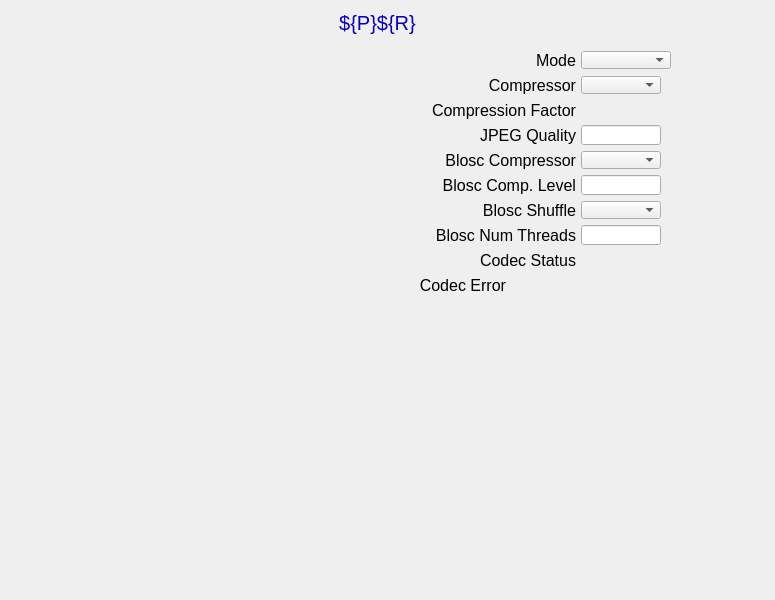
<?xml version="1.0" ?>
<ui version="4.0">
  <class>Dialog</class>
  <widget class="PyDMFrame" name="screen">
    <property name="geometry">
      <rect>
        <x>330</x>
        <y>189</y>
        <width>775</width>
        <height>600</height>
      </rect>
    </property>
    <property name="minimumSize">
      <size>
        <width>775</width>
        <height>600</height>
      </size>
    </property>
    <property name="styleSheet">
      <string notr="true">PyDMFrame#screen {
  color: rgb(0, 0, 0);
  background-color: rgb(187, 187, 187);
  }</string>
    </property>
    <property name="windowTitle">
      <string>NDCodec</string>
    </property>
    <layout class="QGridLayout" name="gridLayout" columnstretch="5,380,5,6,10,10,30,10,20,30,5,25,40,5,80,5,5,5,79,11,4,5" rowstretch="9,1,25,5,10,1,18,1,5,1,18,1,5,1,18,1,5,1,18,1,5,1,18,1,5,1,18,1,5,1,18,1,5,1,18,1,5,1,18,1,5,3,14,3,5,295,5">
      <property name="leftMargin">
        <number>0</number>
      </property>
      <property name="topMargin">
        <number>0</number>
      </property>
      <property name="rightMargin">
        <number>0</number>
      </property>
      <property name="bottomMargin">
        <number>0</number>
      </property>
      <property name="horizontalSpacing">
        <number>0</number>
      </property>
      <property name="verticalSpacing">
        <number>0</number>
      </property>
      <item row="1" column="0" rowspan="2" colspan="19">
        <widget class="PyDMDrawingRectangle" name="rectangle">
          <property name="geometry">
            <rect>
              <x>0</x>
              <y>9</y>
              <width>755</width>
              <height>26</height>
            </rect>
          </property>
          <property name="sizePolicy">
            <sizepolicy hsizetype="Ignored" vsizetype="Ignored">
              <horstretch>0</horstretch>
              <verstretch>0</verstretch>
            </sizepolicy>
          </property>
          <property name="brush" stdset="0">
            <brush brushstyle="SolidPattern">
              <color alpha="255">
                <red>218</red>
                <green>218</green>
                <blue>218</blue>
              </color>
            </brush>
          </property>
          <property name="penStyle" stdset="0">
            <enum>Qt::SolidLine</enum>
          </property>
          <property name="penColor" stdset="0">
            <color>
              <red>218</red>
              <green>218</green>
              <blue>218</blue>
            </color>
          </property>
          <property name="penWidth" stdset="0">
            <double>0</double>
          </property>
          <property name="penCapStyle" stdset="0">
            <enum>Qt::FlatCap</enum>
          </property>
          <property name="toolTip">
            <string>rectangle</string>
          </property>
        </widget>
      </item>
      <item row="2" column="0" colspan="19">
        <widget class="QLabel" name="text">
          <property name="geometry">
            <rect>
              <x>0</x>
              <y>10</y>
              <width>755</width>
              <height>25</height>
            </rect>
          </property>
          <property name="sizePolicy">
            <sizepolicy hsizetype="Ignored" vsizetype="Ignored">
              <horstretch>0</horstretch>
              <verstretch>0</verstretch>
            </sizepolicy>
          </property>
          <property name="text">
            <string>${P}${R}</string>
          </property>
          <property name="font">
            <font>
              <pointsize>15</pointsize>
            </font>
          </property>
          <property name="brush" stdset="0">
            <brush brushstyle="SolidPattern">
              <color alpha="255">
                <red>10</red>
                <green>0</green>
                <blue>184</blue>
              </color>
            </brush>
          </property>
          <property name="toolTip">
            <string>text</string>
          </property>
          <property name="alignment">
            <set>Qt::AlignCenter</set>
          </property>
          <property name="styleSheet">
            <string notr="true">QLabel#text {
  color: rgb(10, 0, 184);
  }</string>
          </property>
        </widget>
      </item>
      <item row="4" column="3" rowspan="41" colspan="18">
        <widget class="PyDMDrawingRectangle" name="rectangle_1">
          <property name="geometry">
            <rect>
              <x>390</x>
              <y>40</y>
              <width>380</width>
              <height>260</height>
            </rect>
          </property>
          <property name="sizePolicy">
            <sizepolicy hsizetype="Ignored" vsizetype="Ignored">
              <horstretch>0</horstretch>
              <verstretch>0</verstretch>
            </sizepolicy>
          </property>
          <property name="brush" stdset="0">
            <brush brushstyle="NoBrush">
              <color alpha="255">
                <red>0</red>
                <green>0</green>
                <blue>0</blue>
              </color>
            </brush>
          </property>
          <property name="penStyle" stdset="0">
            <enum>Qt::SolidLine</enum>
          </property>
          <property name="penColor" stdset="0">
            <color>
              <red>0</red>
              <green>0</green>
              <blue>0</blue>
            </color>
          </property>
          <property name="penWidth" stdset="0">
            <double>1</double>
          </property>
          <property name="penCapStyle" stdset="0">
            <enum>Qt::FlatCap</enum>
          </property>
          <property name="toolTip">
            <string>rectangle_1</string>
          </property>
        </widget>
      </item>
      <item row="4" column="1" rowspan="42">
        <widget class="PyDMEmbeddedDisplay" name="composite">
          <property name="geometry">
            <rect>
              <x>5</x>
              <y>40</y>
              <width>380</width>
              <height>555</height>
            </rect>
          </property>
          <property name="sizePolicy">
            <sizepolicy hsizetype="Ignored" vsizetype="Ignored">
              <horstretch>0</horstretch>
              <verstretch>0</verstretch>
            </sizepolicy>
          </property>
          <property name="toolTip">
            <string>composite</string>
          </property>
          <property name="filename" stdset="0">
            <string>NDPluginBase.ui</string>
          </property>
        </widget>
      </item>
      <item row="6" column="18" colspan="2">
        <widget class="PyDMLabel" name="text_update">
          <property name="geometry">
            <rect>
              <x>676</x>
              <y>51</y>
              <width>90</width>
              <height>18</height>
            </rect>
          </property>
          <property name="sizePolicy">
            <sizepolicy hsizetype="Ignored" vsizetype="Ignored">
              <horstretch>0</horstretch>
              <verstretch>0</verstretch>
            </sizepolicy>
          </property>
          <property name="toolTip">
            <string>PV: ${P}${R}Mode_RBV</string>
          </property>
          <property name="channel" stdset="0">
            <string>ca://${P}${R}Mode_RBV</string>
          </property>
          <property name="displayFormat" stdset="0">
            <enum>PyDMLabel::String</enum>
          </property>
          <property name="font">
            <font>
              <pointsize>10</pointsize>
            </font>
          </property>
          <property name="alignment">
            <set>Qt::AlignLeading|Qt::AlignLeft|Qt::AlignVCenter</set>
          </property>
          <property name="textInteractionFlags">
            <set>Qt::TextSelectableByKeyboard|Qt::TextSelectableByMouse</set>
          </property>
          <property name="styleSheet">
            <string notr="true">PyDMLabel#text_update {
  color: rgb(10, 0, 184);
  background-color: rgb(187, 187, 187);
  }</string>
          </property>
        </widget>
      </item>
      <item row="10" column="16" colspan="4">
        <widget class="PyDMLabel" name="text_update_1">
          <property name="geometry">
            <rect>
              <x>666</x>
              <y>76</y>
              <width>100</width>
              <height>18</height>
            </rect>
          </property>
          <property name="sizePolicy">
            <sizepolicy hsizetype="Ignored" vsizetype="Ignored">
              <horstretch>0</horstretch>
              <verstretch>0</verstretch>
            </sizepolicy>
          </property>
          <property name="toolTip">
            <string>PV: ${P}${R}Compressor_RBV</string>
          </property>
          <property name="channel" stdset="0">
            <string>ca://${P}${R}Compressor_RBV</string>
          </property>
          <property name="displayFormat" stdset="0">
            <enum>PyDMLabel::String</enum>
          </property>
          <property name="font">
            <font>
              <pointsize>10</pointsize>
            </font>
          </property>
          <property name="alignment">
            <set>Qt::AlignLeading|Qt::AlignLeft|Qt::AlignVCenter</set>
          </property>
          <property name="textInteractionFlags">
            <set>Qt::TextSelectableByKeyboard|Qt::TextSelectableByMouse</set>
          </property>
          <property name="styleSheet">
            <string notr="true">PyDMLabel#text_update_1 {
  color: rgb(10, 0, 184);
  background-color: rgb(187, 187, 187);
  }</string>
          </property>
        </widget>
      </item>
      <item row="6" column="14" colspan="3">
        <widget class="PyDMEnumComboBox" name="menu">
          <property name="geometry">
            <rect>
              <x>581</x>
              <y>51</y>
              <width>90</width>
              <height>18</height>
            </rect>
          </property>
          <property name="sizePolicy">
            <sizepolicy hsizetype="Ignored" vsizetype="Ignored">
              <horstretch>0</horstretch>
              <verstretch>0</verstretch>
            </sizepolicy>
          </property>
          <property name="toolTip">
            <string>${P}${R}Mode</string>
          </property>
          <property name="channel" stdset="0">
            <string>ca://${P}${R}Mode</string>
          </property>
          <property name="font">
            <font>
              <pointsize>10</pointsize>
            </font>
          </property>
          <property name="styleSheet">
            <string notr="true">PyDMEnumComboBox#menu {
  color: rgb(0, 0, 0);
  background-color: rgb(115, 223, 255);
  }</string>
          </property>
        </widget>
      </item>
      <item row="10" column="14">
        <widget class="PyDMEnumComboBox" name="menu_1">
          <property name="geometry">
            <rect>
              <x>581</x>
              <y>76</y>
              <width>80</width>
              <height>18</height>
            </rect>
          </property>
          <property name="sizePolicy">
            <sizepolicy hsizetype="Ignored" vsizetype="Ignored">
              <horstretch>0</horstretch>
              <verstretch>0</verstretch>
            </sizepolicy>
          </property>
          <property name="toolTip">
            <string>${P}${R}Compressor</string>
          </property>
          <property name="channel" stdset="0">
            <string>ca://${P}${R}Compressor</string>
          </property>
          <property name="font">
            <font>
              <pointsize>10</pointsize>
            </font>
          </property>
          <property name="styleSheet">
            <string notr="true">PyDMEnumComboBox#menu_1 {
  color: rgb(0, 0, 0);
  background-color: rgb(115, 223, 255);
  }</string>
          </property>
        </widget>
      </item>
      <item row="5" column="12" rowspan="3">
        <widget class="QLabel" name="text_1">
          <property name="geometry">
            <rect>
              <x>536</x>
              <y>50</y>
              <width>40</width>
              <height>20</height>
            </rect>
          </property>
          <property name="sizePolicy">
            <sizepolicy hsizetype="Ignored" vsizetype="Ignored">
              <horstretch>0</horstretch>
              <verstretch>0</verstretch>
            </sizepolicy>
          </property>
          <property name="text">
            <string>Mode</string>
          </property>
          <property name="font">
            <font>
              <pointsize>12</pointsize>
            </font>
          </property>
          <property name="brush" stdset="0">
            <brush brushstyle="SolidPattern">
              <color alpha="255">
                <red>0</red>
                <green>0</green>
                <blue>0</blue>
              </color>
            </brush>
          </property>
          <property name="toolTip">
            <string>text_1</string>
          </property>
          <property name="alignment">
            <set>Qt::AlignRight|Qt::AlignTrailing|Qt::AlignVCenter</set>
          </property>
          <property name="styleSheet">
            <string notr="true">QLabel#text_1 {
  color: rgb(0, 0, 0);
  }</string>
          </property>
        </widget>
      </item>
      <item row="9" column="9" rowspan="3" colspan="4">
        <widget class="QLabel" name="text_2">
          <property name="geometry">
            <rect>
              <x>476</x>
              <y>75</y>
              <width>100</width>
              <height>20</height>
            </rect>
          </property>
          <property name="sizePolicy">
            <sizepolicy hsizetype="Ignored" vsizetype="Ignored">
              <horstretch>0</horstretch>
              <verstretch>0</verstretch>
            </sizepolicy>
          </property>
          <property name="text">
            <string>Compressor</string>
          </property>
          <property name="font">
            <font>
              <pointsize>12</pointsize>
            </font>
          </property>
          <property name="brush" stdset="0">
            <brush brushstyle="SolidPattern">
              <color alpha="255">
                <red>0</red>
                <green>0</green>
                <blue>0</blue>
              </color>
            </brush>
          </property>
          <property name="toolTip">
            <string>text_2</string>
          </property>
          <property name="alignment">
            <set>Qt::AlignRight|Qt::AlignTrailing|Qt::AlignVCenter</set>
          </property>
          <property name="styleSheet">
            <string notr="true">QLabel#text_2 {
  color: rgb(0, 0, 0);
  }</string>
          </property>
        </widget>
      </item>
      <item row="18" column="16" colspan="4">
        <widget class="PyDMLabel" name="text_update_2">
          <property name="geometry">
            <rect>
              <x>666</x>
              <y>126</y>
              <width>100</width>
              <height>18</height>
            </rect>
          </property>
          <property name="sizePolicy">
            <sizepolicy hsizetype="Ignored" vsizetype="Ignored">
              <horstretch>0</horstretch>
              <verstretch>0</verstretch>
            </sizepolicy>
          </property>
          <property name="toolTip">
            <string>PV: ${P}${R}JPEGQuality_RBV</string>
          </property>
          <property name="channel" stdset="0">
            <string>ca://${P}${R}JPEGQuality_RBV</string>
          </property>
          <property name="font">
            <font>
              <pointsize>10</pointsize>
            </font>
          </property>
          <property name="alignment">
            <set>Qt::AlignLeading|Qt::AlignLeft|Qt::AlignVCenter</set>
          </property>
          <property name="textInteractionFlags">
            <set>Qt::TextSelectableByKeyboard|Qt::TextSelectableByMouse</set>
          </property>
          <property name="styleSheet">
            <string notr="true">PyDMLabel#text_update_2 {
  color: rgb(10, 0, 184);
  background-color: rgb(187, 187, 187);
  }</string>
          </property>
        </widget>
      </item>
      <item row="17" column="14" rowspan="3">
        <widget class="PyDMLineEdit" name="text_entry">
          <property name="geometry">
            <rect>
              <x>581</x>
              <y>125</y>
              <width>80</width>
              <height>20</height>
            </rect>
          </property>
          <property name="sizePolicy">
            <sizepolicy hsizetype="Ignored" vsizetype="Ignored">
              <horstretch>0</horstretch>
              <verstretch>0</verstretch>
            </sizepolicy>
          </property>
          <property name="channel" stdset="0">
            <string>ca://${P}${R}JPEGQuality</string>
          </property>
          <property name="toolTip">
            <string>${P}${R}JPEGQuality</string>
          </property>
          <property name="font">
            <font>
              <pointsize>12</pointsize>
            </font>
          </property>
          <property name="styleSheet">
            <string notr="true">PyDMLineEdit#text_entry {
  color: rgb(0, 0, 0);
  background-color: rgb(115, 223, 255);
  border: 1px solid black;
  margin: 0px;
  padding: 0px;
  spacing: 0px;
  }</string>
          </property>
        </widget>
      </item>
      <item row="17" column="8" rowspan="3" colspan="5">
        <widget class="QLabel" name="text_3">
          <property name="geometry">
            <rect>
              <x>456</x>
              <y>125</y>
              <width>120</width>
              <height>20</height>
            </rect>
          </property>
          <property name="sizePolicy">
            <sizepolicy hsizetype="Ignored" vsizetype="Ignored">
              <horstretch>0</horstretch>
              <verstretch>0</verstretch>
            </sizepolicy>
          </property>
          <property name="text">
            <string>JPEG Quality</string>
          </property>
          <property name="font">
            <font>
              <pointsize>12</pointsize>
            </font>
          </property>
          <property name="brush" stdset="0">
            <brush brushstyle="SolidPattern">
              <color alpha="255">
                <red>0</red>
                <green>0</green>
                <blue>0</blue>
              </color>
            </brush>
          </property>
          <property name="toolTip">
            <string>text_3</string>
          </property>
          <property name="alignment">
            <set>Qt::AlignRight|Qt::AlignTrailing|Qt::AlignVCenter</set>
          </property>
          <property name="styleSheet">
            <string notr="true">QLabel#text_3 {
  color: rgb(0, 0, 0);
  }</string>
          </property>
        </widget>
      </item>
      <item row="22" column="16" colspan="4">
        <widget class="PyDMLabel" name="text_update_3">
          <property name="geometry">
            <rect>
              <x>666</x>
              <y>151</y>
              <width>100</width>
              <height>18</height>
            </rect>
          </property>
          <property name="sizePolicy">
            <sizepolicy hsizetype="Ignored" vsizetype="Ignored">
              <horstretch>0</horstretch>
              <verstretch>0</verstretch>
            </sizepolicy>
          </property>
          <property name="toolTip">
            <string>PV: ${P}${R}BloscCompressor_RBV</string>
          </property>
          <property name="channel" stdset="0">
            <string>ca://${P}${R}BloscCompressor_RBV</string>
          </property>
          <property name="displayFormat" stdset="0">
            <enum>PyDMLabel::String</enum>
          </property>
          <property name="font">
            <font>
              <pointsize>10</pointsize>
            </font>
          </property>
          <property name="alignment">
            <set>Qt::AlignLeading|Qt::AlignLeft|Qt::AlignVCenter</set>
          </property>
          <property name="textInteractionFlags">
            <set>Qt::TextSelectableByKeyboard|Qt::TextSelectableByMouse</set>
          </property>
          <property name="styleSheet">
            <string notr="true">PyDMLabel#text_update_3 {
  color: rgb(10, 0, 184);
  background-color: rgb(187, 187, 187);
  }</string>
          </property>
        </widget>
      </item>
      <item row="26" column="16" colspan="4">
        <widget class="PyDMLabel" name="text_update_4">
          <property name="geometry">
            <rect>
              <x>666</x>
              <y>176</y>
              <width>100</width>
              <height>18</height>
            </rect>
          </property>
          <property name="sizePolicy">
            <sizepolicy hsizetype="Ignored" vsizetype="Ignored">
              <horstretch>0</horstretch>
              <verstretch>0</verstretch>
            </sizepolicy>
          </property>
          <property name="toolTip">
            <string>PV: ${P}${R}BloscCLevel_RBV</string>
          </property>
          <property name="channel" stdset="0">
            <string>ca://${P}${R}BloscCLevel_RBV</string>
          </property>
          <property name="font">
            <font>
              <pointsize>10</pointsize>
            </font>
          </property>
          <property name="alignment">
            <set>Qt::AlignLeading|Qt::AlignLeft|Qt::AlignVCenter</set>
          </property>
          <property name="textInteractionFlags">
            <set>Qt::TextSelectableByKeyboard|Qt::TextSelectableByMouse</set>
          </property>
          <property name="styleSheet">
            <string notr="true">PyDMLabel#text_update_4 {
  color: rgb(10, 0, 184);
  background-color: rgb(187, 187, 187);
  }</string>
          </property>
        </widget>
      </item>
      <item row="30" column="16" colspan="4">
        <widget class="PyDMLabel" name="text_update_5">
          <property name="geometry">
            <rect>
              <x>666</x>
              <y>201</y>
              <width>100</width>
              <height>18</height>
            </rect>
          </property>
          <property name="sizePolicy">
            <sizepolicy hsizetype="Ignored" vsizetype="Ignored">
              <horstretch>0</horstretch>
              <verstretch>0</verstretch>
            </sizepolicy>
          </property>
          <property name="toolTip">
            <string>PV: ${P}${R}BloscShuffle_RBV</string>
          </property>
          <property name="channel" stdset="0">
            <string>ca://${P}${R}BloscShuffle_RBV</string>
          </property>
          <property name="displayFormat" stdset="0">
            <enum>PyDMLabel::String</enum>
          </property>
          <property name="font">
            <font>
              <pointsize>10</pointsize>
            </font>
          </property>
          <property name="alignment">
            <set>Qt::AlignLeading|Qt::AlignLeft|Qt::AlignVCenter</set>
          </property>
          <property name="textInteractionFlags">
            <set>Qt::TextSelectableByKeyboard|Qt::TextSelectableByMouse</set>
          </property>
          <property name="styleSheet">
            <string notr="true">PyDMLabel#text_update_5 {
  color: rgb(10, 0, 184);
  background-color: rgb(187, 187, 187);
  }</string>
          </property>
        </widget>
      </item>
      <item row="34" column="16" colspan="4">
        <widget class="PyDMLabel" name="text_update_6">
          <property name="geometry">
            <rect>
              <x>666</x>
              <y>226</y>
              <width>100</width>
              <height>18</height>
            </rect>
          </property>
          <property name="sizePolicy">
            <sizepolicy hsizetype="Ignored" vsizetype="Ignored">
              <horstretch>0</horstretch>
              <verstretch>0</verstretch>
            </sizepolicy>
          </property>
          <property name="toolTip">
            <string>PV: ${P}${R}BloscNumThreads_RBV</string>
          </property>
          <property name="channel" stdset="0">
            <string>ca://${P}${R}BloscNumThreads_RBV</string>
          </property>
          <property name="font">
            <font>
              <pointsize>10</pointsize>
            </font>
          </property>
          <property name="alignment">
            <set>Qt::AlignLeading|Qt::AlignLeft|Qt::AlignVCenter</set>
          </property>
          <property name="textInteractionFlags">
            <set>Qt::TextSelectableByKeyboard|Qt::TextSelectableByMouse</set>
          </property>
          <property name="styleSheet">
            <string notr="true">PyDMLabel#text_update_6 {
  color: rgb(10, 0, 184);
  background-color: rgb(187, 187, 187);
  }</string>
          </property>
        </widget>
      </item>
      <item row="22" column="14">
        <widget class="PyDMEnumComboBox" name="menu_2">
          <property name="geometry">
            <rect>
              <x>581</x>
              <y>151</y>
              <width>80</width>
              <height>18</height>
            </rect>
          </property>
          <property name="sizePolicy">
            <sizepolicy hsizetype="Ignored" vsizetype="Ignored">
              <horstretch>0</horstretch>
              <verstretch>0</verstretch>
            </sizepolicy>
          </property>
          <property name="toolTip">
            <string>${P}${R}BloscCompressor</string>
          </property>
          <property name="channel" stdset="0">
            <string>ca://${P}${R}BloscCompressor</string>
          </property>
          <property name="font">
            <font>
              <pointsize>10</pointsize>
            </font>
          </property>
          <property name="styleSheet">
            <string notr="true">PyDMEnumComboBox#menu_2 {
  color: rgb(0, 0, 0);
  background-color: rgb(115, 223, 255);
  }</string>
          </property>
        </widget>
      </item>
      <item row="25" column="14" rowspan="3">
        <widget class="PyDMLineEdit" name="text_entry_1">
          <property name="geometry">
            <rect>
              <x>581</x>
              <y>175</y>
              <width>80</width>
              <height>20</height>
            </rect>
          </property>
          <property name="sizePolicy">
            <sizepolicy hsizetype="Ignored" vsizetype="Ignored">
              <horstretch>0</horstretch>
              <verstretch>0</verstretch>
            </sizepolicy>
          </property>
          <property name="channel" stdset="0">
            <string>ca://${P}${R}BloscCLevel</string>
          </property>
          <property name="toolTip">
            <string>${P}${R}BloscCLevel</string>
          </property>
          <property name="font">
            <font>
              <pointsize>12</pointsize>
            </font>
          </property>
          <property name="styleSheet">
            <string notr="true">PyDMLineEdit#text_entry_1 {
  color: rgb(0, 0, 0);
  background-color: rgb(115, 223, 255);
  border: 1px solid black;
  margin: 0px;
  padding: 0px;
  spacing: 0px;
  }</string>
          </property>
        </widget>
      </item>
      <item row="30" column="14">
        <widget class="PyDMEnumComboBox" name="menu_3">
          <property name="geometry">
            <rect>
              <x>581</x>
              <y>201</y>
              <width>80</width>
              <height>18</height>
            </rect>
          </property>
          <property name="sizePolicy">
            <sizepolicy hsizetype="Ignored" vsizetype="Ignored">
              <horstretch>0</horstretch>
              <verstretch>0</verstretch>
            </sizepolicy>
          </property>
          <property name="toolTip">
            <string>${P}${R}BloscShuffle</string>
          </property>
          <property name="channel" stdset="0">
            <string>ca://${P}${R}BloscShuffle</string>
          </property>
          <property name="font">
            <font>
              <pointsize>10</pointsize>
            </font>
          </property>
          <property name="styleSheet">
            <string notr="true">PyDMEnumComboBox#menu_3 {
  color: rgb(0, 0, 0);
  background-color: rgb(115, 223, 255);
  }</string>
          </property>
        </widget>
      </item>
      <item row="33" column="14" rowspan="3">
        <widget class="PyDMLineEdit" name="text_entry_2">
          <property name="geometry">
            <rect>
              <x>581</x>
              <y>225</y>
              <width>80</width>
              <height>20</height>
            </rect>
          </property>
          <property name="sizePolicy">
            <sizepolicy hsizetype="Ignored" vsizetype="Ignored">
              <horstretch>0</horstretch>
              <verstretch>0</verstretch>
            </sizepolicy>
          </property>
          <property name="channel" stdset="0">
            <string>ca://${P}${R}BloscNumThreads</string>
          </property>
          <property name="toolTip">
            <string>${P}${R}BloscNumThreads</string>
          </property>
          <property name="font">
            <font>
              <pointsize>12</pointsize>
            </font>
          </property>
          <property name="styleSheet">
            <string notr="true">PyDMLineEdit#text_entry_2 {
  color: rgb(0, 0, 0);
  background-color: rgb(115, 223, 255);
  border: 1px solid black;
  margin: 0px;
  padding: 0px;
  spacing: 0px;
  }</string>
          </property>
        </widget>
      </item>
      <item row="21" column="6" rowspan="3" colspan="7">
        <widget class="QLabel" name="text_4">
          <property name="geometry">
            <rect>
              <x>416</x>
              <y>150</y>
              <width>160</width>
              <height>20</height>
            </rect>
          </property>
          <property name="sizePolicy">
            <sizepolicy hsizetype="Ignored" vsizetype="Ignored">
              <horstretch>0</horstretch>
              <verstretch>0</verstretch>
            </sizepolicy>
          </property>
          <property name="text">
            <string>Blosc Compressor</string>
          </property>
          <property name="font">
            <font>
              <pointsize>12</pointsize>
            </font>
          </property>
          <property name="brush" stdset="0">
            <brush brushstyle="SolidPattern">
              <color alpha="255">
                <red>0</red>
                <green>0</green>
                <blue>0</blue>
              </color>
            </brush>
          </property>
          <property name="toolTip">
            <string>text_4</string>
          </property>
          <property name="alignment">
            <set>Qt::AlignRight|Qt::AlignTrailing|Qt::AlignVCenter</set>
          </property>
          <property name="styleSheet">
            <string notr="true">QLabel#text_4 {
  color: rgb(0, 0, 0);
  }</string>
          </property>
        </widget>
      </item>
      <item row="25" column="5" rowspan="3" colspan="8">
        <widget class="QLabel" name="text_5">
          <property name="geometry">
            <rect>
              <x>406</x>
              <y>175</y>
              <width>170</width>
              <height>20</height>
            </rect>
          </property>
          <property name="sizePolicy">
            <sizepolicy hsizetype="Ignored" vsizetype="Ignored">
              <horstretch>0</horstretch>
              <verstretch>0</verstretch>
            </sizepolicy>
          </property>
          <property name="text">
            <string>Blosc Comp. Level</string>
          </property>
          <property name="font">
            <font>
              <pointsize>12</pointsize>
            </font>
          </property>
          <property name="brush" stdset="0">
            <brush brushstyle="SolidPattern">
              <color alpha="255">
                <red>0</red>
                <green>0</green>
                <blue>0</blue>
              </color>
            </brush>
          </property>
          <property name="toolTip">
            <string>text_5</string>
          </property>
          <property name="alignment">
            <set>Qt::AlignRight|Qt::AlignTrailing|Qt::AlignVCenter</set>
          </property>
          <property name="styleSheet">
            <string notr="true">QLabel#text_5 {
  color: rgb(0, 0, 0);
  }</string>
          </property>
        </widget>
      </item>
      <item row="29" column="7" rowspan="3" colspan="6">
        <widget class="QLabel" name="text_6">
          <property name="geometry">
            <rect>
              <x>446</x>
              <y>200</y>
              <width>130</width>
              <height>20</height>
            </rect>
          </property>
          <property name="sizePolicy">
            <sizepolicy hsizetype="Ignored" vsizetype="Ignored">
              <horstretch>0</horstretch>
              <verstretch>0</verstretch>
            </sizepolicy>
          </property>
          <property name="text">
            <string>Blosc Shuffle</string>
          </property>
          <property name="font">
            <font>
              <pointsize>12</pointsize>
            </font>
          </property>
          <property name="brush" stdset="0">
            <brush brushstyle="SolidPattern">
              <color alpha="255">
                <red>0</red>
                <green>0</green>
                <blue>0</blue>
              </color>
            </brush>
          </property>
          <property name="toolTip">
            <string>text_6</string>
          </property>
          <property name="alignment">
            <set>Qt::AlignRight|Qt::AlignTrailing|Qt::AlignVCenter</set>
          </property>
          <property name="styleSheet">
            <string notr="true">QLabel#text_6 {
  color: rgb(0, 0, 0);
  }</string>
          </property>
        </widget>
      </item>
      <item row="33" column="5" rowspan="3" colspan="8">
        <widget class="QLabel" name="text_7">
          <property name="geometry">
            <rect>
              <x>406</x>
              <y>225</y>
              <width>170</width>
              <height>20</height>
            </rect>
          </property>
          <property name="sizePolicy">
            <sizepolicy hsizetype="Ignored" vsizetype="Ignored">
              <horstretch>0</horstretch>
              <verstretch>0</verstretch>
            </sizepolicy>
          </property>
          <property name="text">
            <string>Blosc Num Threads</string>
          </property>
          <property name="font">
            <font>
              <pointsize>12</pointsize>
            </font>
          </property>
          <property name="brush" stdset="0">
            <brush brushstyle="SolidPattern">
              <color alpha="255">
                <red>0</red>
                <green>0</green>
                <blue>0</blue>
              </color>
            </brush>
          </property>
          <property name="toolTip">
            <string>text_7</string>
          </property>
          <property name="alignment">
            <set>Qt::AlignRight|Qt::AlignTrailing|Qt::AlignVCenter</set>
          </property>
          <property name="styleSheet">
            <string notr="true">QLabel#text_7 {
  color: rgb(0, 0, 0);
  }</string>
          </property>
        </widget>
      </item>
      <item row="13" column="4" rowspan="3" colspan="9">
        <widget class="QLabel" name="text_8">
          <property name="geometry">
            <rect>
              <x>396</x>
              <y>100</y>
              <width>180</width>
              <height>20</height>
            </rect>
          </property>
          <property name="sizePolicy">
            <sizepolicy hsizetype="Ignored" vsizetype="Ignored">
              <horstretch>0</horstretch>
              <verstretch>0</verstretch>
            </sizepolicy>
          </property>
          <property name="text">
            <string>Compression Factor</string>
          </property>
          <property name="font">
            <font>
              <pointsize>12</pointsize>
            </font>
          </property>
          <property name="brush" stdset="0">
            <brush brushstyle="SolidPattern">
              <color alpha="255">
                <red>0</red>
                <green>0</green>
                <blue>0</blue>
              </color>
            </brush>
          </property>
          <property name="toolTip">
            <string>text_8</string>
          </property>
          <property name="alignment">
            <set>Qt::AlignRight|Qt::AlignTrailing|Qt::AlignVCenter</set>
          </property>
          <property name="styleSheet">
            <string notr="true">QLabel#text_8 {
  color: rgb(0, 0, 0);
  }</string>
          </property>
        </widget>
      </item>
      <item row="14" column="14">
        <widget class="PyDMLabel" name="text_update_7">
          <property name="geometry">
            <rect>
              <x>581</x>
              <y>101</y>
              <width>80</width>
              <height>18</height>
            </rect>
          </property>
          <property name="sizePolicy">
            <sizepolicy hsizetype="Ignored" vsizetype="Ignored">
              <horstretch>0</horstretch>
              <verstretch>0</verstretch>
            </sizepolicy>
          </property>
          <property name="toolTip">
            <string>PV: ${P}${R}CompFactor_RBV</string>
          </property>
          <property name="channel" stdset="0">
            <string>ca://${P}${R}CompFactor_RBV</string>
          </property>
          <property name="font">
            <font>
              <pointsize>10</pointsize>
            </font>
          </property>
          <property name="alignment">
            <set>Qt::AlignLeading|Qt::AlignLeft|Qt::AlignVCenter</set>
          </property>
          <property name="textInteractionFlags">
            <set>Qt::TextSelectableByKeyboard|Qt::TextSelectableByMouse</set>
          </property>
          <property name="styleSheet">
            <string notr="true">PyDMLabel#text_update_7 {
  color: rgb(10, 0, 184);
  background-color: rgb(187, 187, 187);
  }</string>
          </property>
        </widget>
      </item>
      <item row="37" column="8" rowspan="3" colspan="5">
        <widget class="QLabel" name="text_9">
          <property name="geometry">
            <rect>
              <x>456</x>
              <y>250</y>
              <width>120</width>
              <height>20</height>
            </rect>
          </property>
          <property name="sizePolicy">
            <sizepolicy hsizetype="Ignored" vsizetype="Ignored">
              <horstretch>0</horstretch>
              <verstretch>0</verstretch>
            </sizepolicy>
          </property>
          <property name="text">
            <string>Codec Status</string>
          </property>
          <property name="font">
            <font>
              <pointsize>12</pointsize>
            </font>
          </property>
          <property name="brush" stdset="0">
            <brush brushstyle="SolidPattern">
              <color alpha="255">
                <red>0</red>
                <green>0</green>
                <blue>0</blue>
              </color>
            </brush>
          </property>
          <property name="toolTip">
            <string>text_9</string>
          </property>
          <property name="alignment">
            <set>Qt::AlignRight|Qt::AlignTrailing|Qt::AlignVCenter</set>
          </property>
          <property name="styleSheet">
            <string notr="true">QLabel#text_9 {
  color: rgb(0, 0, 0);
  }</string>
          </property>
        </widget>
      </item>
      <item row="38" column="14">
        <widget class="PyDMLabel" name="text_update_8">
          <property name="geometry">
            <rect>
              <x>581</x>
              <y>251</y>
              <width>80</width>
              <height>18</height>
            </rect>
          </property>
          <property name="sizePolicy">
            <sizepolicy hsizetype="Ignored" vsizetype="Ignored">
              <horstretch>0</horstretch>
              <verstretch>0</verstretch>
            </sizepolicy>
          </property>
          <property name="toolTip">
            <string>PV: ${P}${R}CodecStatus</string>
          </property>
          <property name="channel" stdset="0">
            <string>ca://${P}${R}CodecStatus</string>
          </property>
          <property name="displayFormat" stdset="0">
            <enum>PyDMLabel::String</enum>
          </property>
          <property name="font">
            <font>
              <pointsize>10</pointsize>
            </font>
          </property>
          <property name="alignment">
            <set>Qt::AlignCenter</set>
          </property>
          <property name="textInteractionFlags">
            <set>Qt::TextSelectableByKeyboard|Qt::TextSelectableByMouse</set>
          </property>
          <property name="styleSheet">
            <string notr="true">PyDMLabel#text_update_8 {
  color: rgb(10, 0, 184);
  background-color: rgb(70, 70, 70);
  }</string>
          </property>
        </widget>
      </item>
      <item row="41" column="4" rowspan="3" colspan="6">
        <widget class="QLabel" name="text_10">
          <property name="geometry">
            <rect>
              <x>396</x>
              <y>275</y>
              <width>110</width>
              <height>20</height>
            </rect>
          </property>
          <property name="sizePolicy">
            <sizepolicy hsizetype="Ignored" vsizetype="Ignored">
              <horstretch>0</horstretch>
              <verstretch>0</verstretch>
            </sizepolicy>
          </property>
          <property name="text">
            <string>Codec Error</string>
          </property>
          <property name="font">
            <font>
              <pointsize>12</pointsize>
            </font>
          </property>
          <property name="brush" stdset="0">
            <brush brushstyle="SolidPattern">
              <color alpha="255">
                <red>0</red>
                <green>0</green>
                <blue>0</blue>
              </color>
            </brush>
          </property>
          <property name="toolTip">
            <string>text_10</string>
          </property>
          <property name="alignment">
            <set>Qt::AlignRight|Qt::AlignTrailing|Qt::AlignVCenter</set>
          </property>
          <property name="styleSheet">
            <string notr="true">QLabel#text_10 {
  color: rgb(0, 0, 0);
  }</string>
          </property>
        </widget>
      </item>
      <item row="42" column="11" colspan="9">
        <widget class="PyDMLabel" name="text_update_9">
          <property name="geometry">
            <rect>
              <x>511</x>
              <y>278</y>
              <width>255</width>
              <height>14</height>
            </rect>
          </property>
          <property name="sizePolicy">
            <sizepolicy hsizetype="Ignored" vsizetype="Ignored">
              <horstretch>0</horstretch>
              <verstretch>0</verstretch>
            </sizepolicy>
          </property>
          <property name="toolTip">
            <string>PV: ${P}${R}CodecError</string>
          </property>
          <property name="channel" stdset="0">
            <string>ca://${P}${R}CodecError</string>
          </property>
          <property name="displayFormat" stdset="0">
            <enum>PyDMLabel::String</enum>
          </property>
          <property name="font">
            <font>
              <pointsize>8</pointsize>
            </font>
          </property>
          <property name="alignment">
            <set>Qt::AlignLeading|Qt::AlignLeft|Qt::AlignVCenter</set>
          </property>
          <property name="textInteractionFlags">
            <set>Qt::TextSelectableByKeyboard|Qt::TextSelectableByMouse</set>
          </property>
          <property name="styleSheet">
            <string notr="true">PyDMLabel#text_update_9 {
  color: rgb(10, 0, 184);
  background-color: rgb(187, 187, 187);
  }</string>
          </property>
        </widget>
      </item>
    </layout>
    <zorder>rectangle</zorder>
    <zorder>text</zorder>
    <zorder>rectangle_1</zorder>
    <zorder>composite</zorder>
    <zorder>text_update</zorder>
    <zorder>text_update_1</zorder>
    <zorder>menu</zorder>
    <zorder>menu_1</zorder>
    <zorder>text_1</zorder>
    <zorder>text_2</zorder>
    <zorder>text_update_2</zorder>
    <zorder>text_entry</zorder>
    <zorder>text_3</zorder>
    <zorder>text_update_3</zorder>
    <zorder>text_update_4</zorder>
    <zorder>text_update_5</zorder>
    <zorder>text_update_6</zorder>
    <zorder>menu_2</zorder>
    <zorder>text_entry_1</zorder>
    <zorder>menu_3</zorder>
    <zorder>text_entry_2</zorder>
    <zorder>text_4</zorder>
    <zorder>text_5</zorder>
    <zorder>text_6</zorder>
    <zorder>text_7</zorder>
    <zorder>text_8</zorder>
    <zorder>text_update_7</zorder>
    <zorder>text_9</zorder>
    <zorder>text_update_8</zorder>
    <zorder>text_10</zorder>
    <zorder>text_update_9</zorder>
  </widget>
  <customwidgets>
    <customwidget>
      <class>PyDMDrawingRectangle</class>
      <extends>QWidget</extends>
      <header>pydm.widgets.drawing</header>
    </customwidget>
    <customwidget>
      <class>PyDMLabel</class>
      <extends>QLabel</extends>
      <header>pydm.widgets.label</header>
    </customwidget>
    <customwidget>
      <class>PyDMEmbeddedDisplay</class>
      <extends>QFrame</extends>
      <header>pydm.widgets.embedded_display</header>
    </customwidget>
    <customwidget>
      <class>PyDMEnumComboBox</class>
      <extends>QComboBox</extends>
      <header>pydm.widgets.enum_combo_box</header>
    </customwidget>
    <customwidget>
      <class>PyDMLineEdit</class>
      <extends>QLineEdit</extends>
      <header>pydm.widgets.line_edit</header>
    </customwidget>
    <customwidget>
      <class>PyDMFrame</class>
      <extends>QFrame</extends>
      <header>pydm.widgets.frame</header>
    </customwidget>
  </customwidgets>
</ui>
